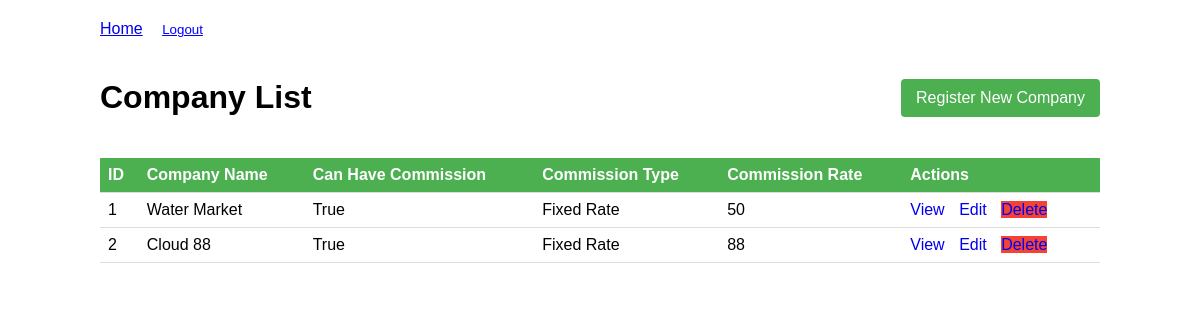
The app's page /companies/company/list/ (signed in) with its own data.
### companies/models.py (models this page shows, shortened)
class Company(models.Model):
    COMMISSION_TYPE_CHOICES = [
        ('Percentage','Percentage'),
        ('Fixed Rate','Fixed Rate'),
        ('No Commission','No Commission'),
    ]
    company_name = models.CharField(max_length=50)
    commission_eligible = models.BooleanField(default=False)
    commission_type = models.CharField(max_length=50, choices=COMMISSION_TYPE_CHOICES)
    commission_rate = models.PositiveIntegerField()

### companies/views.py (the view)
# urls.py: path('company/list/', views.CompanyListView.as_view(), name='company_list'),
@method_decorator(login_required, name='dispatch')
class CompanyListView(ListView):
    model = Company
    template_name = 'companies/company_list.html'
    context_object_name = 'companies'

### companies/templates/companies/company_list.html (shortened to what this page needs)
<!DOCTYPE html>
<html>
<head>
</head>
<body>
    <div class="nav">
        <a href="{% url 'home' %}">Home</a>
        <form method="post" action="{% url 'logout' %}" style="display:inline;">
            <button type="submit" style="background:none; border:none; color:blue; text-decoration:underline; cursor:pointer; padding:0;">Logout</button>
        </form>
    </div>
    <div class="header">
        <h1>Company List</h1>
        <a href="{% url 'company_new' %}" class="btn">Register New Company</a>
    </div>
    {% if companies %}
    <table>
        <thead>
            <tr>
                <th>ID</th>
                <th>Company Name</th>
                <th>Can Have Commission</th>
                <th>Commission Type</th>
                <th>Commission Rate</th>
                <th>Actions</th>
            </tr>
        </thead>
        <tbody>
            {% for company in companies %}
            <tr>
                <td>{{ company.id }}</td>
                <td>{{ company.company_name }}</td>
                <td>{{ company.commission_eligible }}</td>
                <td>{{ company.commission_type }}</td>
                <td>{{ company.commission_rate }}</td>
                <td class="action-links">
                    <a href="{% url 'company_detail' company.id %}">View</a>
                    <a href="{% url 'company_edit' company.id %}">Edit</a>
                    <a href="{% url 'company_delete' company.id %}" class="btn-danger">Delete</a>
                </td>
            </tr>
            {% endfor %}
        </tbody>
    </table>
    {% else %}
    <p>No companies registered yet.</p>
    {% endif %}
</body>
</html>

### companies/templates/companies/company_list.html (style rules this page uses)
body { font-family: Arial, sans-serif; max-width: 1000px; margin: 0 auto; padding: 20px; }
table { width: 100%; border-collapse: collapse; }
th, td { padding: 8px; text-align: left; border-bottom: 1px solid #ddd; }
th { background-color: #4CAF50; color: white; }
.action-links a { margin-right: 10px; text-decoration: none; }
.header { display: flex; justify-content: space-between; align-items: center; margin-bottom: 20px; }
.btn { background-color: #4CAF50; color: white; padding: 10px 15px; border: none; border-radius: 4px; cursor: pointer; text-decoration: none; }
.btn-danger { background-color: #f44336; }
.nav { margin-bottom: 20px; }
.nav a { margin-right: 15px; }

### records on screen
Company: id "1", company_name "Water Market", commission_eligible "True", commission_type "Fixed Rate", commission_rate "50"
Company: id "2", company_name "Cloud 88", commission_eligible "True", commission_type "Fixed Rate", commission_rate "88"
